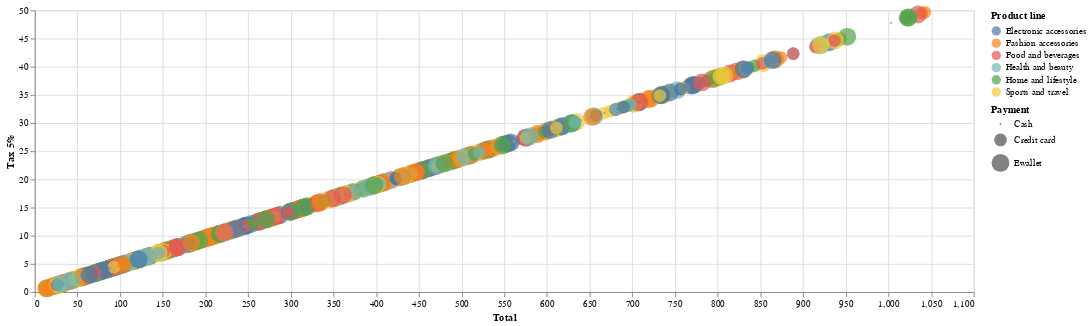

The cell this chart's notebook holds for it:
### Code cell
alt.Chart(df).mark_circle().encode(
    x='Total:Q',
    y='Tax 5%:Q',
    size='Payment:N',
    color='Product line:N'
).properties(width=1000)

### Figure 1 — Vega-Lite specification as saved in the notebook (floating-point values rounded to 4 significant figures; data arrays with more than 128 entries replaced by an {"elided": "..."} marker saying what was removed)
{"config": {"view": {"continuousWidth": 400, "continuousHeight": 300}}, "data": {"name": "data-b9ae593bac529d5f1fb37caa1b2fcd30"}, "mark": "circle", "encoding": {"color": {"type": "nominal", "field": "Product line"}, "size": {"type": "nominal", "field": "Payment"}, "x": {"type": "quantitative", "field": "Total"}, "y": {"type": "quantitative", "field": "Tax 5%"}}, "width": 1000, "$schema": "https://vega.github.io/schema/vega-lite/v4.8.1.json", "datasets": {"data-b9ae593bac529d5f1fb37caa1b2fcd30": {"elided": "1000 records"}}}
